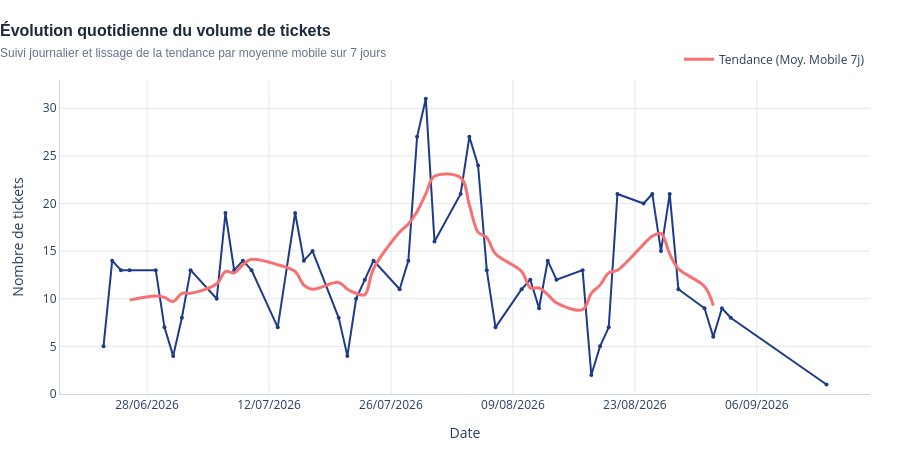

Notebook cell for this chart:
### Code cell
import numpy as np
import plotly.express as px
import plotly.graph_objects as go
import pandas as pd

# 1. Calcul d'une moyenne mobile sur 7 jours pour lisser l'effet hebdomadaire
volume_quotidien["moyenne_mobile"] = volume_quotidien["nombre_lignes"].rolling(window=7, center=True).mean()

# 2. Création de la figure de base avec Plotly Express
fig_volume_quotidien = px.line(
    volume_quotidien,
    x="date_ticket",
    y="nombre_lignes",
    markers=True,
    labels={
        "date_ticket": "Date",
        "nombre_lignes": "Nombre de tickets",
    },
)

# 3. Personnalisation de la courbe principale (couleur bleu pro, style épuré)
fig_volume_quotidien.update_traces(
    selector=dict(mode="lines+markers"),
    line=dict(color="#1e3a8a", width=2),
    marker=dict(size=4, color="#1e3a8a"),
    hovertemplate=(
        "<b>Date :</b> %{x|%d/%m/%Y}<br>"
        "<b>Volume journalier :</b> %{y} tickets<br>"
        "<extra></extra>"
    ),
)

# 4. Ajout de la Moyenne Mobile (courbe lisse en arrière-plan)
fig_volume_quotidien.add_trace(
    go.Scatter(
        x=volume_quotidien["date_ticket"],
        y=volume_quotidien["moyenne_mobile"],
        name="Tendance (Moy. Mobile 7j)",
        mode="lines",
        line=dict(color="#f87171", width=3, shape="spline"), # Rouge corail élégant et lisse
        hovertemplate=(
            "<b>Tendance (7j) :</b> %{y:.1f} tickets<br>"
            "<extra></extra>"
        ),
    )
)

# 5. Mise en page aux standards professionnels
fig_volume_quotidien.update_layout(
    title=dict(
        text="<b>Évolution quotidienne du volume de tickets</b><br><span style='font-size:12px; color:#64748b;'>Suivi journalier et lissage de la tendance par moyenne mobile sur 7 jours</span>",
        font=dict(size=16, color="#1e293b", family="Arial"),
        x=0.0,
        y=0.92,
    ),
    template="plotly_white",
    height=450,
    xaxis=dict(
        tickformat="%d/%m/%Y",
        showgrid=True,
        gridcolor="#e2e8f0",
        linecolor="#cbd5e1"
    ),
    yaxis=dict(
        rangemode="tozero",
        showgrid=True,
        gridcolor="#e2e8f0",
        linecolor="#cbd5e1"
    ),
    margin=dict(t=80, b=40, l=60, r=30),
    showlegend=True,
    legend=dict(
        orientation="h", 
        yanchor="bottom", 
        y=1.02, 
        xanchor="right", 
        x=1,
        bgcolor="rgba(0,0,0,0)"
    ),
    hovermode="x unified" # Permet de voir d'un coup d'œil le volume réel et la moyenne mobile au survol
)

fig_volume_quotidien.show()

### Figure 1 — Plotly figure (JSON) as saved in the notebook; plotly's stock layout.template omitted (floating-point values rounded to 4 significant figures)
{"data": [{"hovertemplate": "<b>Date :</b> %{x|%d/%m/%Y}<br><b>Volume journalier :</b> %{y} tickets<br><extra></extra>", "legendgroup": "", "line": {"color": "#1e3a8a", "dash": "solid", "width": 2}, "marker": {"color": "#1e3a8a", "size": 4, "symbol": "circle"}, "mode": "lines+markers", "name": "", "orientation": "v", "showlegend": false, "type": "scatter", "x": ["2026-06-23T00:00:00", "2026-06-24T00:00:00", "2026-06-25T00:00:00", "2026-06-26T00:00:00", "2026-06-29T00:00:00", "2026-06-30T00:00:00", "2026-07-01T00:00:00", "2026-07-02T00:00:00", "2026-07-03T00:00:00", "2026-07-06T00:00:00", "2026-07-07T00:00:00", "2026-07-08T00:00:00", "2026-07-09T00:00:00", "2026-07-10T00:00:00", "2026-07-13T00:00:00", "2026-07-15T00:00:00", "2026-07-16T00:00:00", "2026-07-17T00:00:00", "2026-07-20T00:00:00", "2026-07-21T00:00:00", "2026-07-22T00:00:00", "2026-07-23T00:00:00", "2026-07-24T00:00:00", "2026-07-27T00:00:00", "2026-07-28T00:00:00", "2026-07-29T00:00:00", "2026-07-30T00:00:00", "2026-07-31T00:00:00", "2026-08-03T00:00:00", "2026-08-04T00:00:00", "2026-08-05T00:00:00", "2026-08-06T00:00:00", "2026-08-07T00:00:00", "2026-08-10T00:00:00", "2026-08-11T00:00:00", "2026-08-12T00:00:00", "2026-08-13T00:00:00", "2026-08-14T00:00:00", "2026-08-17T00:00:00", "2026-08-18T00:00:00", "2026-08-19T00:00:00", "2026-08-20T00:00:00", "2026-08-21T00:00:00", "2026-08-24T00:00:00", "2026-08-25T00:00:00", "2026-08-26T00:00:00", "2026-08-27T00:00:00", "2026-08-28T00:00:00", "2026-08-31T00:00:00", "2026-09-01T00:00:00", "2026-09-02T00:00:00", "2026-09-03T00:00:00", "2026-09-14T00:00:00"], "xaxis": "x", "y": [5, 14, 13, 13, 13, 7, 4, 8, 13, 10, 19, 13, 14, 13, 7, 19, 14, 15, 8, 4, 10, 12, 14, 11, 14, 27, 31, 16, 21, 27, 24, 13, 7, 11, 12, 9, 14, 12, 13, 2, 5, 7, 21, 20, 21, 15, 21, 11, 9, 6, 9, 8, 1], "yaxis": "y"}, {"hovertemplate": "<b>Tendance (7j) :</b> %{y:.1f} tickets<br><extra></extra>", "line": {"color": "#f87171", "shape": "spline", "width": 3}, "mode": "lines", "name": "Tendance (Moy. Mobile 7j)", "type": "scatter", "x": ["2026-06-23T00:00:00", "2026-06-24T00:00:00", "2026-06-25T00:00:00", "2026-06-26T00:00:00", "2026-06-29T00:00:00", "2026-06-30T00:00:00", "2026-07-01T00:00:00", "2026-07-02T00:00:00", "2026-07-03T00:00:00", "2026-07-06T00:00:00", "2026-07-07T00:00:00", "2026-07-08T00:00:00", "2026-07-09T00:00:00", "2026-07-10T00:00:00", "2026-07-13T00:00:00", "2026-07-15T00:00:00", "2026-07-16T00:00:00", "2026-07-17T00:00:00", "2026-07-20T00:00:00", "2026-07-21T00:00:00", "2026-07-22T00:00:00", "2026-07-23T00:00:00", "2026-07-24T00:00:00", "2026-07-27T00:00:00", "2026-07-28T00:00:00", "2026-07-29T00:00:00", "2026-07-30T00:00:00", "2026-07-31T00:00:00", "2026-08-03T00:00:00", "2026-08-04T00:00:00", "2026-08-05T00:00:00", "2026-08-06T00:00:00", "2026-08-07T00:00:00", "2026-08-10T00:00:00", "2026-08-11T00:00:00", "2026-08-12T00:00:00", "2026-08-13T00:00:00", "2026-08-14T00:00:00", "2026-08-17T00:00:00", "2026-08-18T00:00:00", "2026-08-19T00:00:00", "2026-08-20T00:00:00", "2026-08-21T00:00:00", "2026-08-24T00:00:00", "2026-08-25T00:00:00", "2026-08-26T00:00:00", "2026-08-27T00:00:00", "2026-08-28T00:00:00", "2026-08-31T00:00:00", "2026-09-01T00:00:00", "2026-09-02T00:00:00", "2026-09-03T00:00:00", "2026-09-14T00:00:00"], "y": [NaN, NaN, NaN, 9.857, 10.29, 10.14, 9.714, 10.57, 10.57, 11.57, 12.86, 12.71, 13.57, 14.14, 13.57, 12.86, 11.43, 11.0, 11.71, 11.0, 10.57, 10.43, 13.14, 17.0, 17.86, 19.14, 21.0, 22.86, 22.71, 19.86, 17.0, 16.43, 14.71, 12.86, 11.14, 11.14, 10.43, 9.571, 8.857, 10.57, 11.43, 12.71, 13.0, 15.71, 16.57, 16.86, 14.71, 13.14, 11.29, 9.286, NaN, NaN, NaN]}], "layout": {"height": 450, "hovermode": "x unified", "legend": {"bgcolor": "rgba(0,0,0,0)", "orientation": "h", "tracegroupgap": 0, "x": 1, "xanchor": "right", "y": 1.02, "yanchor": "bottom"}, "margin": {"b": 40, "l": 60, "r": 30, "t": 80}, "showlegend": true, "title": {"font": {"color": "#1e293b", "family": "Arial", "size": 16}, "text": "<b>Évolution quotidienne du volume de tickets</b><br><span style='font-size:12px; color:#64748b;'>Suivi journalier et lissage de la tendance par moyenne mobile sur 7 jours</span>", "x": 0, "y": 0.92}, "xaxis": {"anchor": "y", "domain": [0, 1], "gridcolor": "#e2e8f0", "linecolor": "#cbd5e1", "showgrid": true, "tickformat": "%d/%m/%Y", "title": {"text": "Date"}}, "yaxis": {"anchor": "x", "domain": [0, 1], "gridcolor": "#e2e8f0", "linecolor": "#cbd5e1", "rangemode": "tozero", "showgrid": true, "title": {"text": "Nombre de tickets"}}}}
